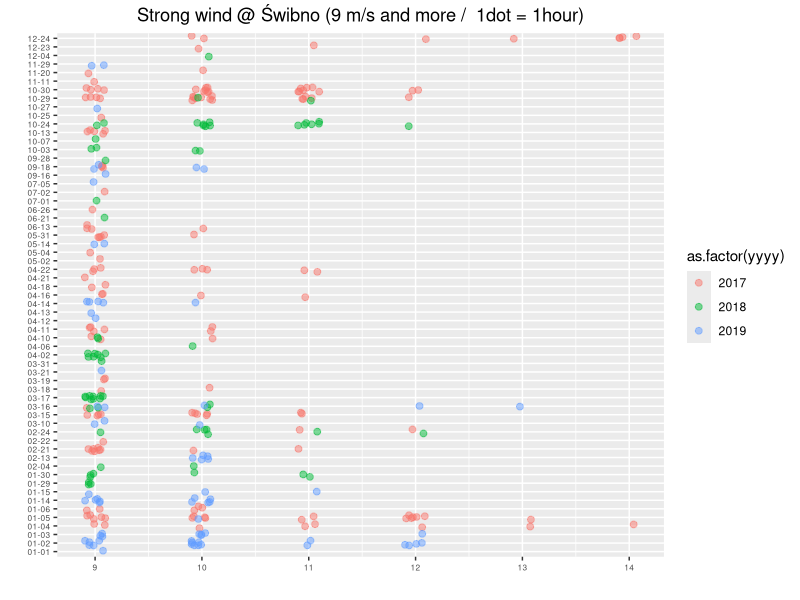
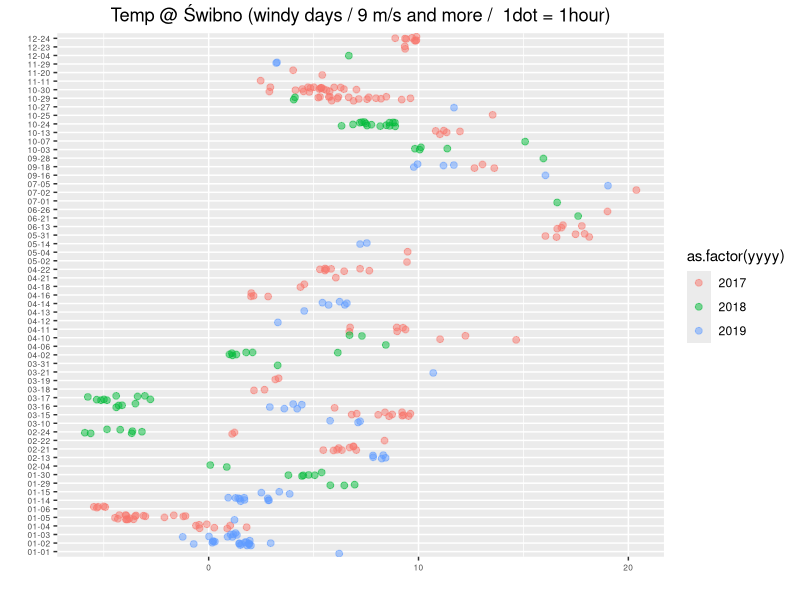

Generate these figures, in order, with R:
## ---- chunk 1
knitr::opts_chunk$set(echo = TRUE)
## ---- chunk 2
require(ggplot2)
require(dplyr)

d0 <- read.csv("GDS_00.csv", sep = ';',  header=T, na.string="NA");
str(d0)
## ---- chunk 3
d0$dataCzas <- sprintf("%4i-%02i-%02i", d0$yyyy, d0$mm, d0$dd)
d0$mmddhh <- sprintf("%02i-%02i", d0$mm, d0$dd)
## ---- chunk 4
d <- d0 %>% filter(wspeed > 8 & (wdir > 270 | wdir < 90)) %>% as.data.frame

d %>% mutate(cat = factor(yyyy)) %>%  group_by (cat) %>% tally() %>%  as.data.frame
## ---- chunk 5
d <- d %>% filter(yyyy > 2016) %>% as.data.frame

p1 <- ggplot(d, aes(  as.factor(mmddhh))) +
  geom_jitter(aes(y = wspeed, colour = as.factor(yyyy) ), size=2, alpha=.5, width = 0.3, height = 0.1) +
  xlab(label="") + ylab(label="") + 
  ggtitle("Strong wind @ Świbno (9 m/s and more /  1dot = 1hour)") +
  theme(axis.text = element_text(size = 6)) +
  theme(plot.title = element_text(hjust = 0.5)) +
  coord_flip()

ggsave(p1, file="windSpeed.png", height=20)
## ---- chunk 6
p2 <- ggplot(d, aes(  as.factor(mmddhh))) +
  geom_jitter(aes(y = temp, colour = as.factor(yyyy) ), size=2, alpha=.5, width = 0.3, height = 0.1) +
  xlab(label="") + ylab(label="") + 
  ggtitle("Temp @ Świbno (windy days / 9 m/s and more /  1dot = 1hour)") +
  theme(axis.text = element_text(size = 6)) +
  theme(plot.title = element_text(hjust = 0.5)) +
  coord_flip()

ggsave(p2, file="windTemp.png", height=20)
